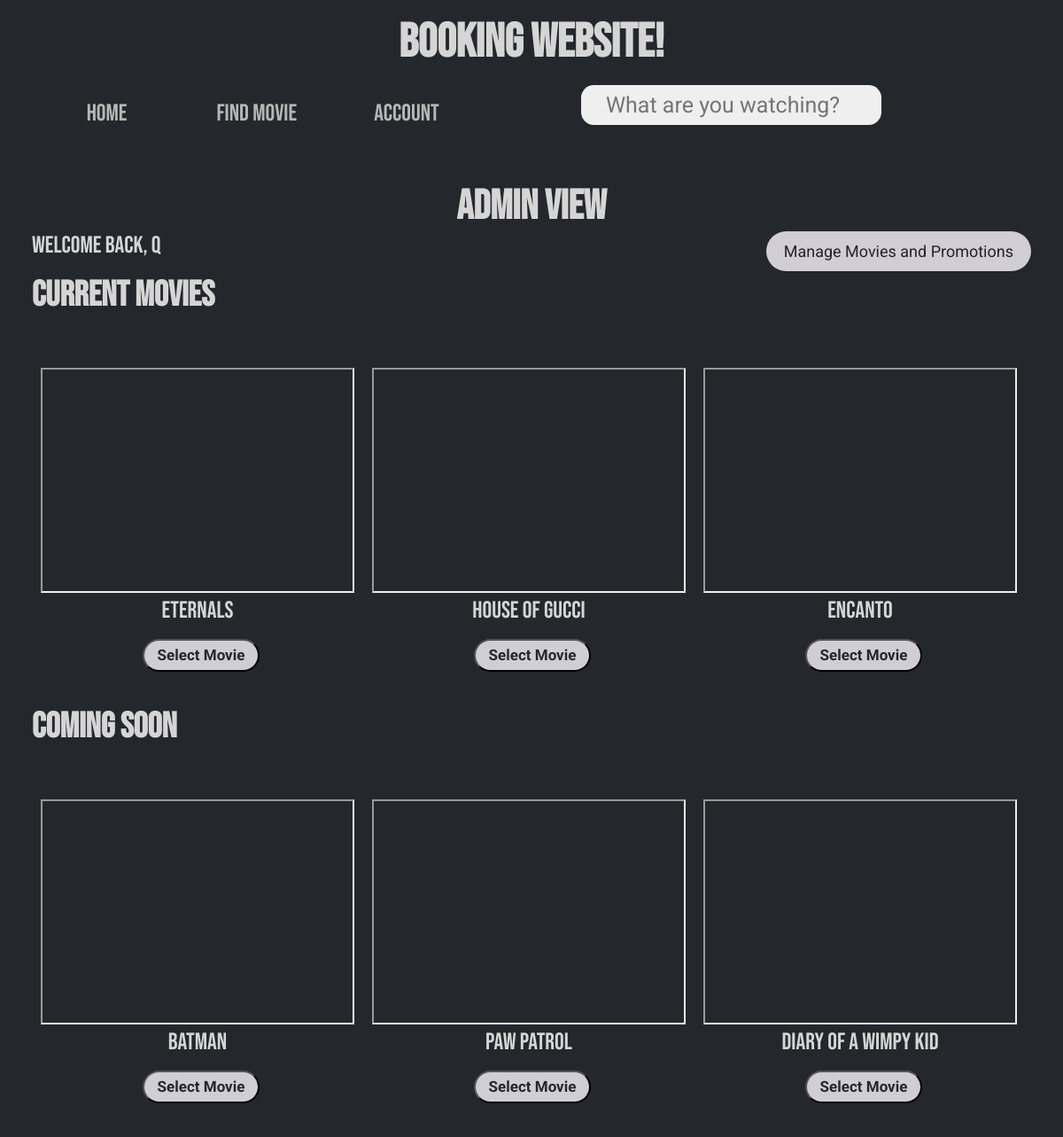
/HTML/home.php, run on the app's committed database.
### tables this page shows
CREATE TABLE `user` (
  `userId` varchar(255) NOT NULL,
  `pass` varbinary(255) DEFAULT NULL,
  `firstName` varchar(255) DEFAULT NULL,
  `lastName` varchar(255) DEFAULT NULL,
  `email` varchar(255) NOT NULL,
  `active` tinyint(1) NOT NULL,
  `receiveProm` tinyint(1) NOT NULL,
  `isAdmin` tinyint(1) NOT NULL,
  `isBlocked` tinyint(1) NOT NULL DEFAULT 0
);

CREATE TABLE `movie` (
  `title` varchar(255) NOT NULL,
  `category` varchar(255) NOT NULL,
  `movieCast` varchar(255) NOT NULL,
  `director` varchar(255) NOT NULL,
  `producer` varchar(255) NOT NULL,
  `synopsis` varchar(255) NOT NULL,
  `reviews` varchar(255) NOT NULL,
  `trailer` varchar(255) NOT NULL,
  `picture` varchar(255) NOT NULL,
  `ratingCode` enum('G','PG','PG-13','R','NC-17') DEFAULT NULL,
  `comingSoon` tinyint(1) NOT NULL,
  `id` int(11) NOT NULL,
  `duration` int(3) NOT NULL
);

### PHP/getUserInfo.php (called while the page is built, shortened)
<?php
    require("../Modal/database.php");
    $queryacct = "SELECT * FROM user WHERE userId = (SELECT userId FROM user WHERE active=1)";
    $pstates = $db->prepare($queryacct);
    $pstates->execute();
    $userInfs = $pstates->fetchAll();
    $userOnCheck = $pstates->rowCount();
    if ($userOnCheck) {
        $isAdmin = $userInfs[0]['isAdmin'];
    }
?>

### PHP/getMovieInfo.php (called while the page is built, shortened)
<?php
    require("../Modal/database.php");
    $querymovie = "SELECT * FROM movie";
    $mstates = $db->prepare($querymovie);
    $mstates->execute();
    $movieInfs = $mstates->fetchAll();
?>

### HTML/home.php (the view, shortened to what this page needs)
<?php
    require("../PHP/getUserInfo.php");
    require("../PHP/getMovieInfo.php");
?>
<!DOCTYPE html>
<html lang="en">
<head>
    <link rel="stylesheet" href="../CSS/nav-bar.css">
    <link rel="stylesheet" href="../CSS/home.css">
    <link rel="stylesheet" href="../CSS/admin-home.css">
</head>
<body>
    <header>
        <h1 class = "title">Booking Website!</h1>
    </header>
    <main>
    <div id="nav-menu">
        <ul class="one">
        <li><a href="../HTML/home.php"> Home </a></li>
            <li><a href="../HTML/select-movie.php"> Find Movie </a></li>
            <li><a href="../HTML/account.php"> Account </a></li>
        </ul>
        <form id="search-form" action="../PHP/searchMovies.php" method="POST">
            <input type="search" id="search-bar" name="search" placeholder="What are you watching?">
        </form>
    </div>
    <?php if ($userOnCheck && $isAdmin) :?>
        <h2 class = "adminTitle">Admin View</h2>
        <a href="../HTML/adminMenu.php" class="manage">Manage Movies and Promotions</a>
        <?php endif;?>
        <?php
        if ($userOnCheck == 1) {
        foreach($userInfs as $userInfo) {
            $name = $userInfo['firstName'];
        }
        echo "<p style=\" color: #d6d5d6;\">Welcome back, " .$name ."</p>";
        } ?>
        <h2>Current Movies</h2>
        <section class="trailerList">
            <?php
                foreach ($movieInfs as $movieInf) {
                    if ($movieInf['comingSoon'] == 0) {
                        echo "<div class = \"trailer\">";
                            echo "<iframe width=\"350\" height=\"250\" src = " .$movieInf['trailer']. "> </iframe><br>";
                            echo "<p>".$movieInf['title']." </p>";
                            echo "<form method='POST' action='../PHP/searchMovies.php'><input type='hidden' name='search' value='". $movieInf['title']."'>";
                            echo "<button name='bookMovie' class='bookMovie' type='submit'>Select Movie</button>";
                            echo "</form>";
                        echo "</div>";
                    }
                }
            ?>
        </section>
        <h2>Coming Soon</h2>
        <section class="trailerList">
            <?php
            foreach ($movieInfs as $movieInf) {
                if ($movieInf['comingSoon'] == 1) {
                    echo "<div class = \"trailer\">";
                        echo "<iframe width=\"350\" height=\"250\" src = " .$movieInf['trailer']. "> </iframe><br>";
                        echo "<p>".$movieInf['title']." </p>";
                        echo "<form method='POST' action='../PHP/searchMovies.php'><input type='hidden' name='search' value='". $movieInf['title']."'>";
                        echo "<button name='bookMovie' class='bookMovie' type='submit'>Select Movie</button>";
                        echo "</form>";
                    echo "</div>";
                }
            }
            ?>
        </section>
    </main>
</body>
</html>

### CSS/nav-bar.css (style rules this page uses)
header { width: 100%; margin-top: 1rem; font-family: 'Bebas Neue', cursive; font-size: 20pt; }
.title { color: #d6d5d6; text-align: center; }
#nav-menu { margin-bottom: 4rem; }
#nav-menu ul { list-style-type: none; }
#nav-menu li { width: 15%; background-color: white; }
#nav-menu a { text-decoration: none; font-family: 'Bebas Neue', cursive; font-size: 20pt; color: #B7B7B7; text-align: center; display: block; padding: 1rem; }
#nav-menu ul.one { position: relative; border: none; }
#nav-menu ul.one li { float: left; }
#search-bar { font-family: 'Roboto', sans-serif; font-size: 25px; width: 30%; margin-left: 10%; padding: .5rem; background-repeat: no-repeat; background-position: left; background-size: 45px 25px; background-color: rgb(240, 239, 239); padding-left: 10px; text-align: center; border: none; border-radius: .9rem; }

### CSS/home.css (style rules this page uses)
* { margin: 0; padding: 0; background-color: #24272B; }
main { padding: 1rem 3%; }
main h2 { color: #d6d5d6; margin-top: 1rem; font-family: 'Bebas Neue', cursive; font-size: 30pt; }
p { color: #d6d5d6; font-size: 20pt; font-family: 'Bebas Neue', cursive; }
.trailerList { display: flex; text-align: center; align-items: center; overflow-x: scroll; padding-bottom: .75rem; }
.trailer { padding: 10px; }
.bookMovie { background-color: #D0CDD7; text-align: center; font-family: 'Roboto', sans-serif; font-weight: bold; border-radius: 2rem; text-decoration: none; color: #24272B; font-size: 17px; padding: .4rem .9rem; margin-left: .5rem; margin-top: 1rem; }

### CSS/admin-home.css (style rules this page uses)
.adminTitle { text-align: center; font-size: 35pt; }
p { color: #d6d5d6; font-size: 20pt; font-family: 'Bebas Neue', cursive; }
.manage { background-color: #D0CDD7; font-family: 'Roboto', sans-serif; font-size: 18px; text-decoration: none; color: rgb(36, 36, 36); padding: .75rem 1.25rem; margin-bottom: 1rem; border-radius: 25px; float: right; }
.trailerList { margin-top: 3rem; }

### data on the page
user: firstName "q"
movie: title "Eternals"
movie: title "House of Gucci"
movie: title "Encanto"
movie: title "Batman"
movie: title "Paw Patrol"
movie: title "Diary of a Wimpy Kid"
